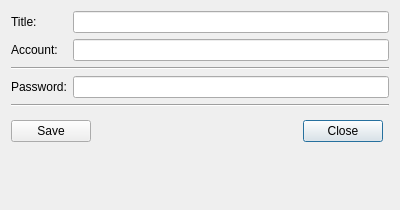
<?xml version="1.0" encoding="UTF-8"?>
<ui version="4.0">
 <class>cd</class>
 <widget class="QDialog" name="cd">
  <property name="geometry">
   <rect>
    <x>0</x>
    <y>0</y>
    <width>400</width>
    <height>210</height>
   </rect>
  </property>
  <property name="windowTitle">
   <string>Dialog</string>
  </property>
  <layout class="QFormLayout" name="formLayout">
   <property name="fieldGrowthPolicy">
    <enum>QFormLayout::AllNonFixedFieldsGrow</enum>
   </property>
   <item row="0" column="0">
    <widget class="QLabel" name="label">
     <property name="text">
      <string>Title:</string>
     </property>
    </widget>
   </item>
   <item row="0" column="1">
    <widget class="QLineEdit" name="leTitle"/>
   </item>
   <item row="1" column="0">
    <widget class="QLabel" name="label_2">
     <property name="text">
      <string>Account:</string>
     </property>
    </widget>
   </item>
   <item row="1" column="1">
    <widget class="QLineEdit" name="leAccount"/>
   </item>
   <item row="3" column="0" colspan="2">
    <widget class="Line" name="line">
     <property name="orientation">
      <enum>Qt::Horizontal</enum>
     </property>
    </widget>
   </item>
   <item row="5" column="0">
    <widget class="QLabel" name="label_3">
     <property name="text">
      <string>Password:</string>
     </property>
    </widget>
   </item>
   <item row="5" column="1">
    <widget class="QLineEdit" name="lePassword"/>
   </item>
   <item row="7" column="0" colspan="2">
    <widget class="Line" name="line_2">
     <property name="orientation">
      <enum>Qt::Horizontal</enum>
     </property>
    </widget>
   </item>
   <item row="8" column="0" colspan="2">
    <layout class="QHBoxLayout" name="horizontalLayout">
     <property name="topMargin">
      <number>7</number>
     </property>
     <property name="rightMargin">
      <number>6</number>
     </property>
     <item>
      <widget class="QPushButton" name="pbSave">
       <property name="text">
        <string>Save</string>
       </property>
       <property name="autoDefault">
        <bool>false</bool>
       </property>
      </widget>
     </item>
     <item>
      <spacer name="horizontalSpacer">
       <property name="orientation">
        <enum>Qt::Horizontal</enum>
       </property>
       <property name="sizeHint" stdset="0">
        <size>
         <width>40</width>
         <height>20</height>
        </size>
       </property>
      </spacer>
     </item>
     <item>
      <widget class="QPushButton" name="pbClose">
       <property name="text">
        <string>Close</string>
       </property>
       <property name="default">
        <bool>true</bool>
       </property>
      </widget>
     </item>
    </layout>
   </item>
  </layout>
 </widget>
 <resources/>
 <connections/>
</ui>
